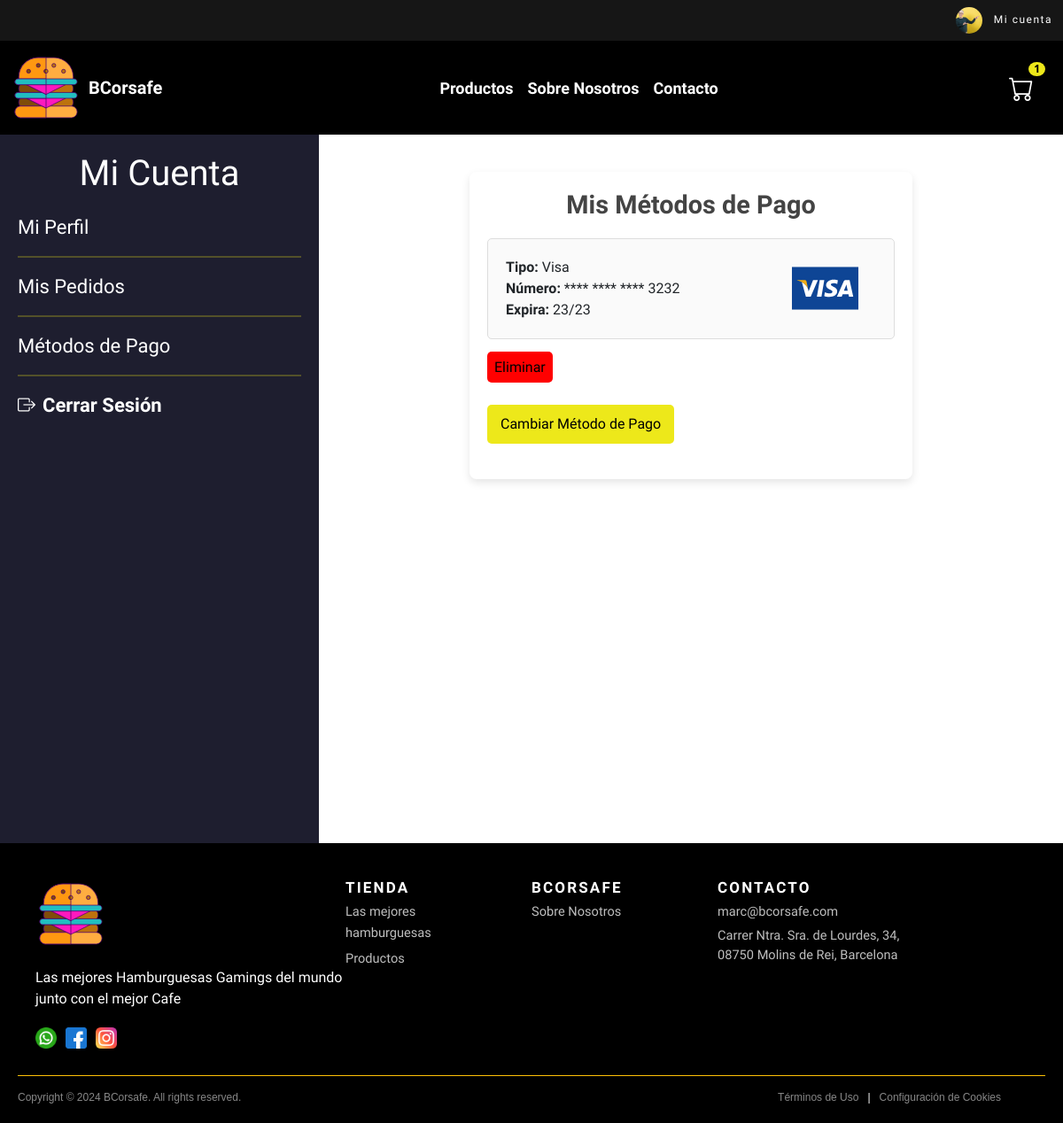
Page /metodosPago/listar (signed in) on the committed database.
### tables this page shows
CREATE TABLE `Metodos_Pago` (
  `id_pago` int NOT NULL AUTO_INCREMENT,
  `id_usuario` int DEFAULT NULL,
  `tipo_pago` varchar(50) NOT NULL,
  `numero_tarjeta` varchar(20) DEFAULT NULL,
  `fecha_expiracion` text,
  `codigo_seguridad` varchar(5) DEFAULT NULL,
  PRIMARY KEY (`id_pago`),
  KEY `id_usuario` (`id_usuario`),
  CONSTRAINT `Metodos_Pago_ibfk_1` FOREIGN KEY (`id_usuario`) REFERENCES `Usuarios` (`id_usuario`)
);

### web/Controller/MetodosPagoController.php (called while the page is built, shortened)
<?php
include_once 'web/Model/MetodoPagoDAO.php';
include_once 'BaseController.php';
class MetodosPagoController extends BaseController {
    public function listar() {
        $metodoPagoDAO = new MetodoPagoDAO();
        $id_usuario = $_SESSION['usuario_id'];
        $metodos_pago = $metodoPagoDAO->obtenerMetodosPorUsuario($id_usuario);
        include_once("web/View/main/main.php");
    }
}

### index.php (called while the page is built, shortened)
<?php
include_once("web/Controller/BaseController.php");
include_once("web/Controller/MetodosPagoController.php");
$url = isset($_GET['url']) ? $_GET['url'] : '';
$urlParts = explode('/', $url);
$controller = !empty($urlParts[0]) ? ucfirst($urlParts[0]) . "Controller" : "HomeController";
$action = isset($urlParts[1]) ? $urlParts[1] : "index";
if (class_exists($controller)) {
    $controllerObj = new $controller();
    if (method_exists($controllerObj, $action)) {
        $controllerObj->$action();
    } else {
        echo "La acción '$action' no existe en el controlador '$controller'.";
    }
} else {
    echo "El controlador '$controller' no existe.";
}

### web/config/DBconnection.php (called while the page is built, shortened)
<?php
class DBConnection {
    private static $instance = null;
    private function __construct() {
        $host = 'localhost';
        $dbname = 'db_prueba';
        $username = 'root';
        $password = 'admin';
        try {
            $this->connection = new PDO("mysql:host=$host;dbname=$dbname;charset=utf8", $username, $password);
        } catch (PDOException $e) {
            die("Error en la conexión: " . $e->getMessage());
        }
    }
    public static function getInstance() {
        if (self::$instance === null) {
            self::$instance = new DBConnection();
        }
        return self::$instance->connection;
    }
}
?>

### web/Model/BaseDAO.php (called while the page is built, shortened)
<?php
include_once $_SERVER['DOCUMENT_ROOT'] . '/BCorsafe/web/config/DBconnection.php';
abstract class BaseDAO {
    public function __construct() {
        $this->db = DBConnection::getInstance();
    }
}
?>

### web/Model/MetodoPagoDAO.php (called while the page is built, shortened)
<?php
include_once 'BaseDAO.php';
class MetodoPagoDAO extends BaseDAO {
    protected function getTableName() {
        return 'Metodos_Pago';
    }
    public function obtenerMetodosPorUsuario($id_usuario) {
        $stmt = $this->db->prepare("
            SELECT * FROM " . $this->getTableName() . "
            WHERE id_usuario = :id_usuario
        ");
        $stmt->bindParam(':id_usuario', $id_usuario, PDO::PARAM_INT);
        $stmt->execute();
        return $stmt->fetchAll(PDO::FETCH_OBJ);
    }
}

### web/Model/DetallePedidoDAO.php (called while the page is built, shortened)
<?php
include_once 'BaseDAO.php';
class DetallePedidoDAO extends BaseDAO {
    protected function getTableName() {
        return 'Detalles_Pedido';
    }
    public function contarDetallesPorPedido($id_pedido) {
        $stmt = $this->db->prepare("SELECT COUNT(*) AS total_productos FROM " . $this->getTableName() . " WHERE id_pedido = :id_pedido");
        $stmt->bindParam(':id_pedido', $id_pedido, PDO::PARAM_INT);
        $stmt->execute();
        $resultado = $stmt->fetch(PDO::FETCH_ASSOC);
        return $resultado['total_productos'];
    }
}
?>

### web/Controller/BaseController.php (called while the page is built, shortened)
<?php
    class BaseController {
        public function __construct() {
            if (isset($_SESSION['usuario_id'])) {
                $id_usuario = $_SESSION['usuario_id'];
                $pedidoDAO = new PedidoDAO();
                $detallePedidoDAO = new DetallePedidoDAO();
                $pedido = $pedidoDAO->obtenerPedidoEnProceso($id_usuario);
                if ($pedido) {
                    $this->cantidad_productos = $detallePedidoDAO->contarDetallesPorPedido($pedido->id_pedido);
                }
            }
        }
    }
?>

### web/Model/PedidoDAO.php (called while the page is built, shortened)
<?php
include_once 'BaseDAO.php';
class PedidoDAO extends BaseDAO {
    public function obtenerPedidoEnProceso($id_usuario) {
        $stmt = $this->db->prepare("
            SELECT * FROM Pedidos
            WHERE id_usuario = :id_usuario AND estado = 'pendiente'
        ");
        $stmt->bindParam(':id_usuario', $id_usuario, PDO::PARAM_INT);
        $stmt->execute();
        return $stmt->fetchObject();
    }
}
?>

### web/View/metodos_pago_listar.php (the view, shortened to what this page needs)
<div class="altura-reg-micuenta">
    <div class="micuenta-container">
        <div class="micuenta-menu">
            <h2>Mi Cuenta</h2>
            <ul>
                <li><a href="/BCorsafe/usuario/miCuenta">Mi Perfil</a></li>
                <hr>
                <li><a href="/BCorsafe/pedidos/listarPedido">Mis Pedidos</a></li>
                <hr>
                <li><a href="/BCorsafe/metodosPago/listar">Métodos de Pago</a></li>
                <hr>
                <li>
                    <a href="/BCorsafe/usuario/cerrarSesion" class="cerrar-sesion">
                        <i class="bi bi-box-arrow-right"></i> Cerrar Sesión
                    </a>
                </li>
            </ul>
        </div>
    <div class="derecha-micuenta">
        <div class="container-metodopago">
            <?php if (!empty($metodos_pago)): ?>
                <h2 class="titulo-metodopago">Mis Métodos de Pago</h2>
                <ul class="list-group-metodopago">
                    <?php foreach ($metodos_pago as $metodo): ?>
                        <li class="list-group-item-metodopago">
                            <div class="container1-metodos">
                                <strong>Tipo:</strong> <?php echo htmlspecialchars($metodo->tipo_pago); ?><br>
                                <strong>Número:</strong> **** **** **** <?php echo substr(htmlspecialchars($metodo->numero_tarjeta), -4); ?><br>
                                <strong>Expira:</strong> <?php echo htmlspecialchars($metodo->fecha_expiracion); ?>
                            </div>
                            <div class="container2-metodos">
                                <img src="/BCorsafe/assets/img/<?php echo htmlspecialchars($metodo->tipo_pago);?>.svg" alt="Imagen<?php echo htmlspecialchars($metodo->tipo_pago);?>">
                            </div>
                        </li>
                        <div class="eliminar-metodo">
                            <a href="/BCorsafe/metodosPago/eliminar?id_pago=<?php echo $metodo->id_pago; ?>">Eliminar</a>
                        </div>
                    <?php endforeach; ?>
                </ul>
                <button class="btn-metodopago btn-cambiar-metodopago" onclick="mostrarFormulario()">Cambiar Método de Pago</button>
            <?php endif; ?>
        </div>
    </div>
</div>

### assets/css/home.css (style rules this page uses)
hr { border: 1px solid #EDE81A; }
.contenido-home h1, h2 { color: white; font-family: "Saira", sans-serif; text-align: center; }

### assets/css/micuenta.css (style rules this page uses)
.altura-reg-micuenta { display: flex; justify-content: center; align-items: flex-start; font-family: "Saira", sans-serif; }
.micuenta-container { display: flex; max-width: 100%; width: 100%; background-color: transparent; box-shadow: rgba(0, 0, 0, 0.24) 0px 3px 8px; overflow: hidden; }
.micuenta-menu { width: 30%; background-color: #1e1e2f; padding: 20px; color: white; height: 100vh; }
.micuenta-menu h2 { text-align: center; margin-bottom: 20px; font-size: 40px; }
.micuenta-menu ul { list-style: none; padding: 0; }
.micuenta-menu li { margin-bottom: 15px; }
.micuenta-menu a { display: flex; align-items: center; gap: 8px; font-size: 22px; color: white; text-decoration: none; transition: color 0.3s; }
.micuenta-menu i { font-size: 20px; }
.cerrar-sesion { font-weight: bold; }
.derecha-micuenta { display: flex; flex-direction: column; width: 70%; }

### assets/css/metodopago.css (style rules this page uses)
.container-metodopago { max-width: 500px; width: 100%; margin: auto; background: #fff; border-radius: 8px; box-shadow: 0 4px 10px rgba(0, 0, 0, 0.1); padding: 20px; margin-top: 5%; }
.titulo-metodopago, .titulo-agregar-metodopago { text-align: center; font-size: 1.8em; color: #444; margin-bottom: 20px; font-weight: bold; }
.list-group-metodopago { list-style: none; padding: 0; margin: 20px 0; }
.list-group-item-metodopago { background: #fafafa; border: 1px solid #ddd; border-radius: 5px; padding: 15px; margin-bottom: 10px; transition: all 0.3s; display: flex; align-items: center; }
.container1-metodos { flex: 7; max-width: 100%; height: auto; justify-content: center; padding: 5px; gap: 4px; }
.container2-metodos { flex: 3; display: flex; justify-content: center; align-items: center; }
.container2-metodos img { max-width: 60%; height: auto; }
.btn-metodopago { display: inline-block; background-color: #EDE81A; color: black; border: none; padding: 10px 15px; font-size: 1em; border-radius: 5px; cursor: pointer; transition: background-color 0.3s, transform 0.2s; text-align: center; }
.eliminar-metodo { margin-top: 20px; }
.eliminar-metodo a { text-decoration: none; background-color: red; color: black; padding: 8px; border-radius: 5px; }
.btn-cambiar-metodopago { margin-top: 10px; margin-bottom: 20px; }

### rows in the picture
metodos_pago: tipo_pago "Visa", numero_tarjeta "3232", fecha_expiracion "23/23", tipo_pago (picture)

### other values in the picture
$this->getCantidadProductos() "1"
